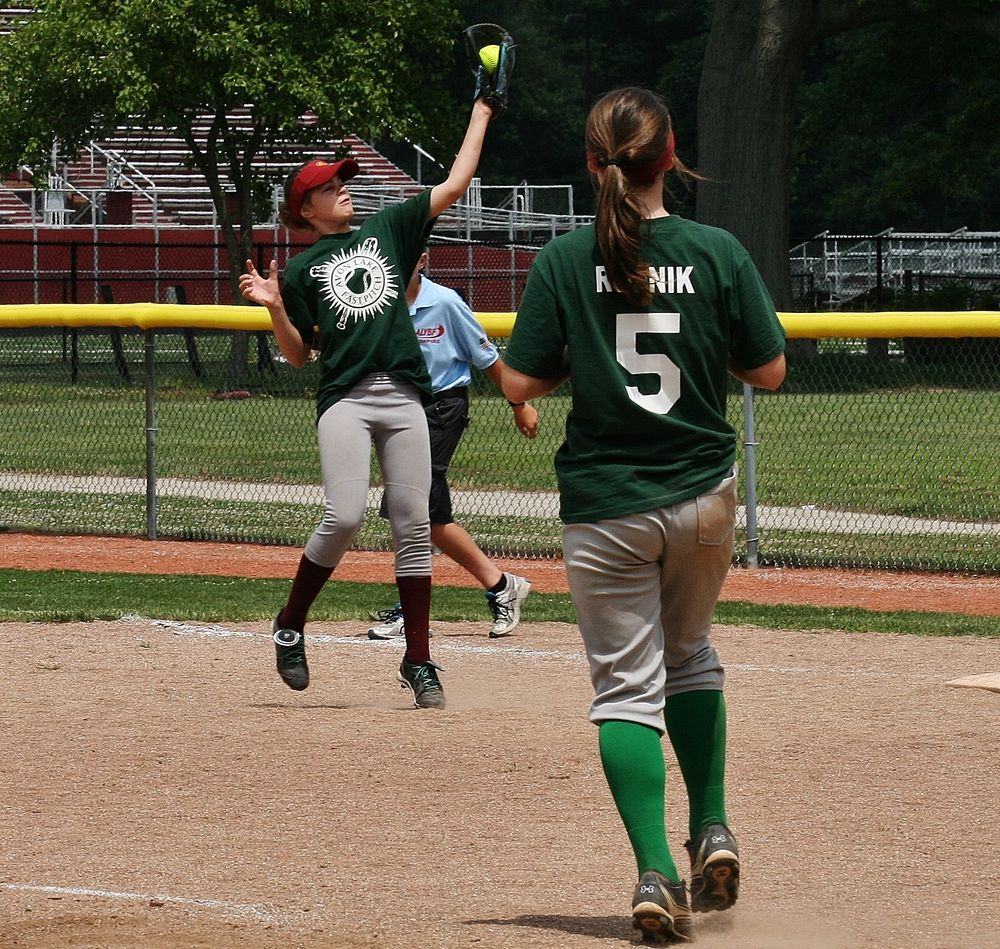
#> input picture 2.jpeg, 1000 x 949 px
$ python plt.py
#> lines starting #> are read from the running program, lines starting #| are printed output that depends on the picture
# -*- coding: utf-8 -*-
"""
Created on Tue May 29 12:01:06 2018

@author: ASUS
"""
import numpy as np
import cv2 as cv
from matplotlib import pyplot as plt
img=cv.imread('2.jpeg',-1)
#> img is the input picture: shape (949, 1000, 3); mean B, G, R 74.6, 95.4, 104.8
b,g,r=cv.split(img)
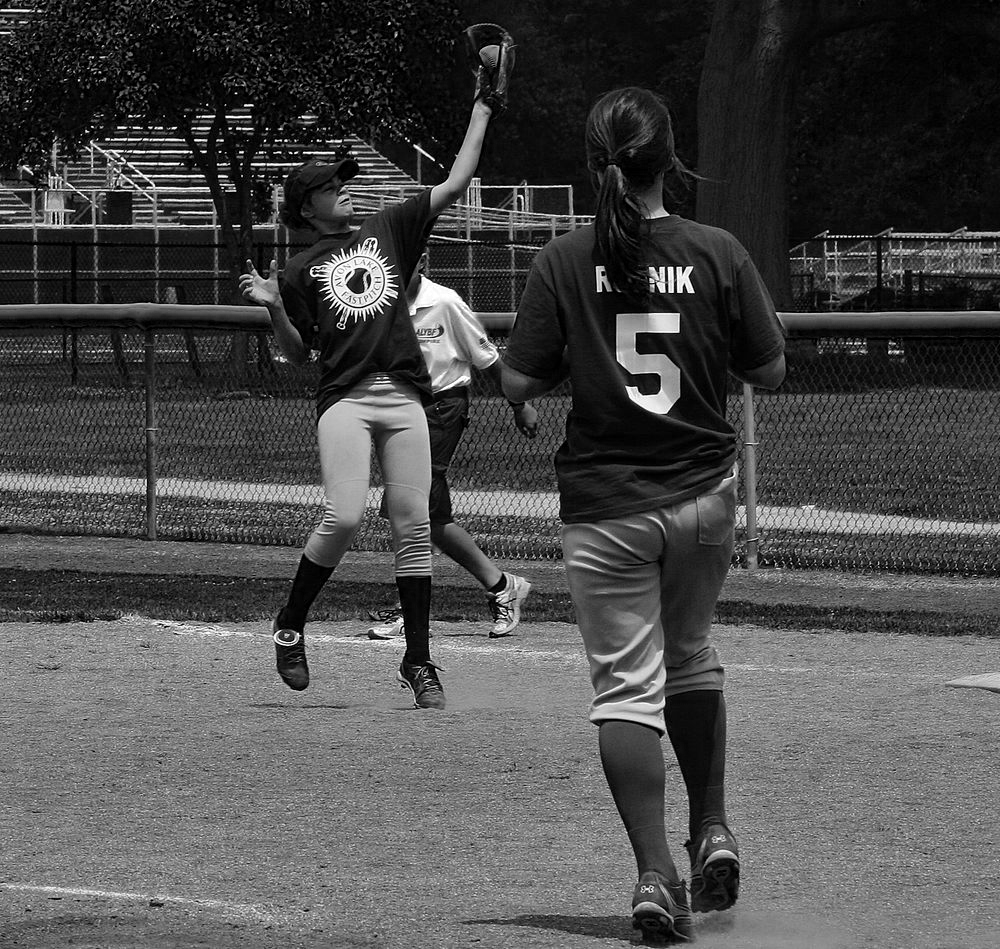
#> b: shape (949, 1000); min 0, max 255, mean 74.6
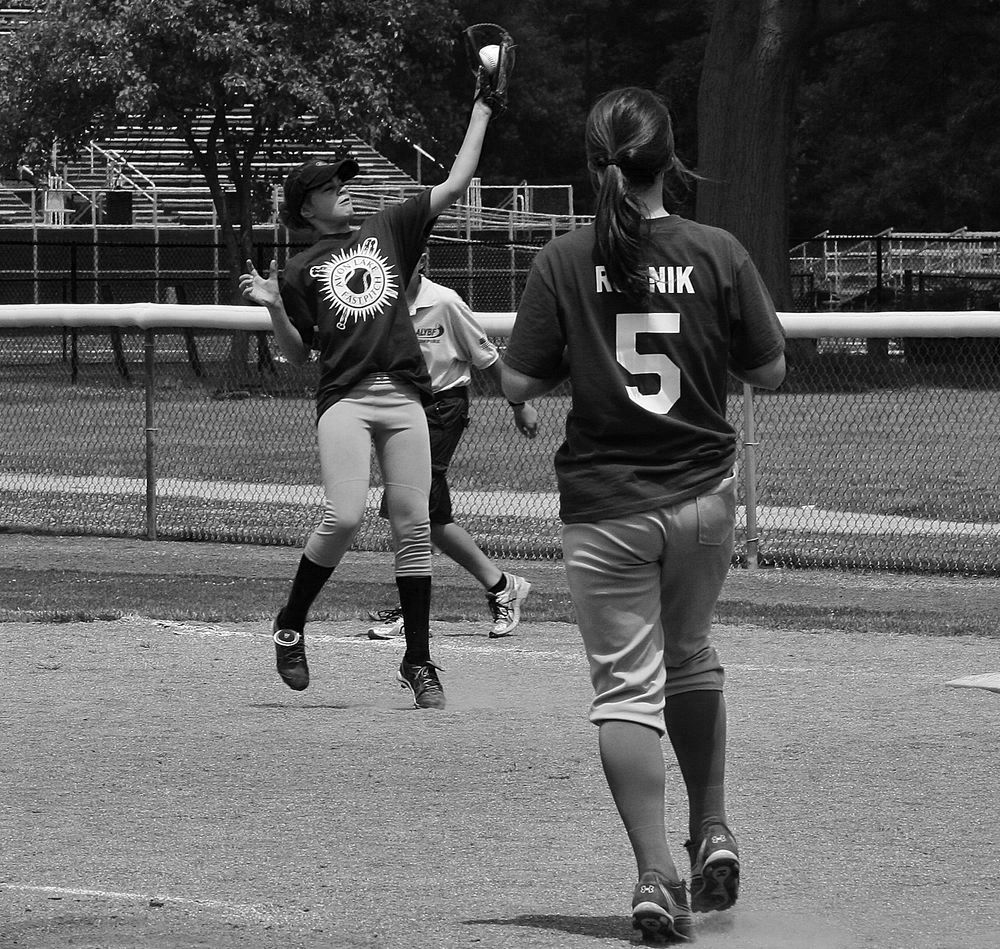
#> g: shape (949, 1000); min 0, max 255, mean 95.4
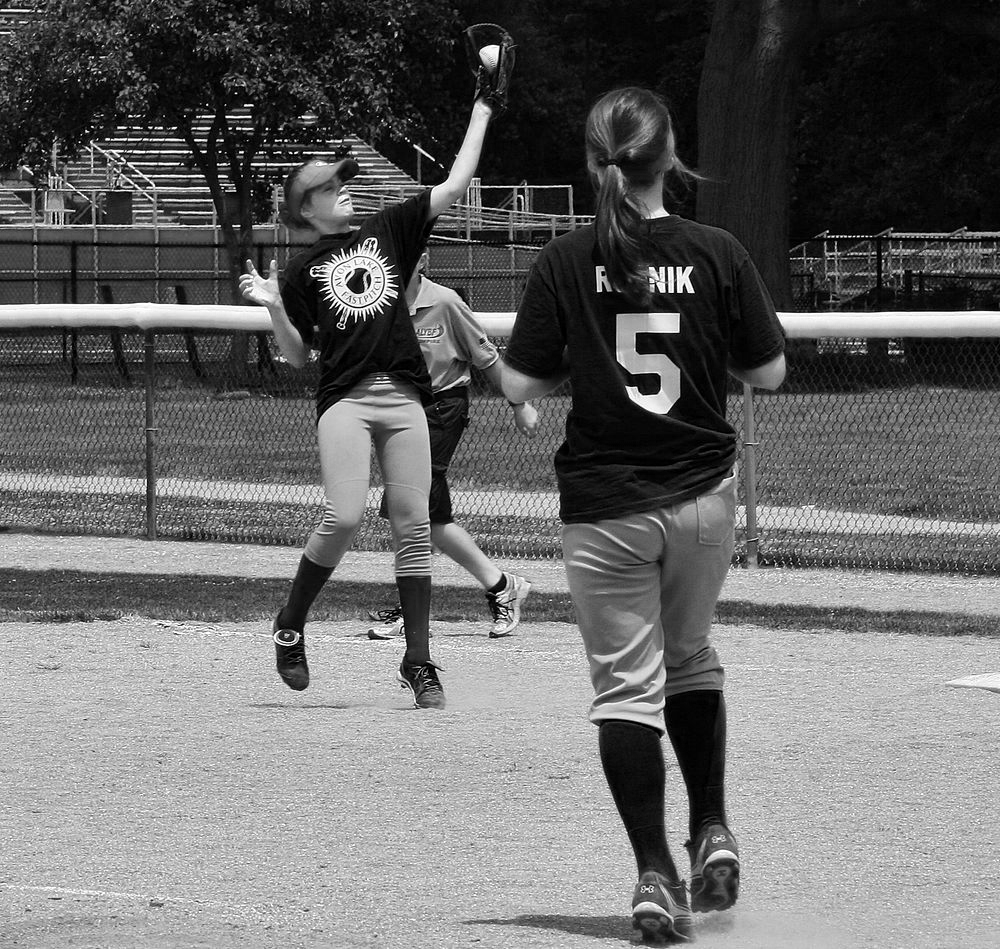
#> r: shape (949, 1000); min 0, max 255, mean 104.8
img2=cv.merge([r,g,b])
plt.imshow(img, cmap = 'gray', interpolation = 'bicubic')
plt.xticks([]), plt.yticks([])  # to hide tick values on X and Y axis
plt.show()
plt.imshow(img2)
plt.xticks([])
plt.yticks([])
plt.show()
